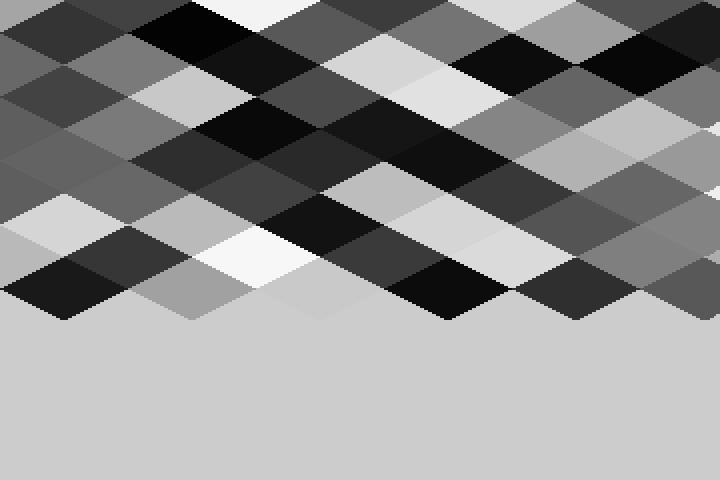
Frame 1 (no input)
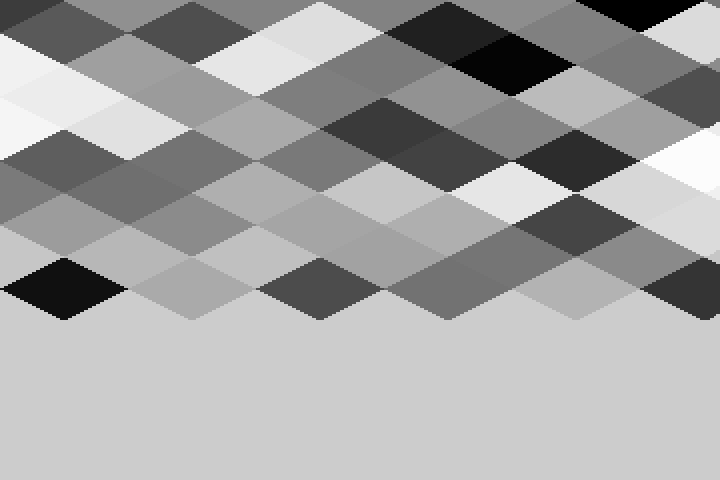
Frame 60 (the mouse pressed at the canvas centre just before this capture)
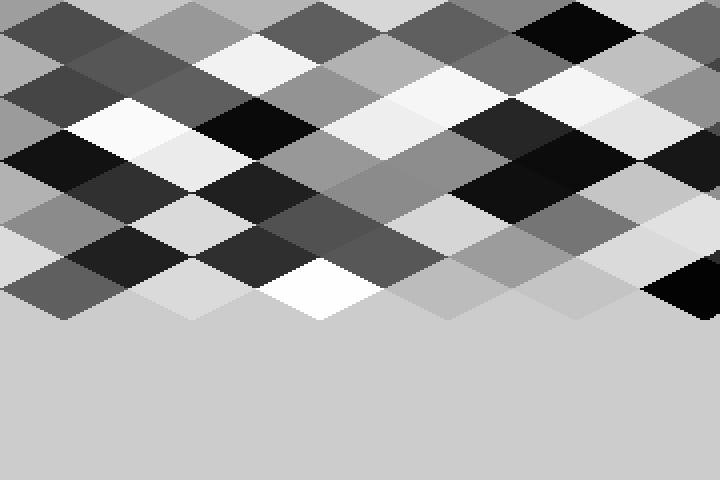
Frame 120 (the mouse held since frame 60 and released just before this capture)

The Processing sketch that drew these frames (run headless with seeded random() and noise(); from frame 60 on, the mouse is pressed at the canvas centre):

// Processing sketch: isometric
// ── isometric.pde
int pixelSize = 2;

PGraphics master;

void setup() {
  size(720, 480); 
  noSmooth();
  frameRate(5);
  master = createGraphics(width/pixelSize, height/pixelSize);
}

void draw() {
  drawMap();
  image(master, 0, 0, width, height);
}

void drawMap() {
  master.beginDraw();
  master.noSmooth();
  master.clear(); 
  int tt = 64;
  master.noStroke();
  // master.fill(240, 40);
  for (int j = 0; j < 10; j++) {
    for (int i = 0; i < 10; i++) {
      int c = (int) random(256);
      master.fill(c);
      master.noStroke();
      int x = i*tt+(j%2)*tt/2;
      int y = j*tt/4;
      tileDraw(x, y, tt);   
    }
  }
  master.endDraw();
}

void tileDraw(int x, int y, int t) {
  t/=2;
  master.beginShape();
  master.vertex(x-t, y);
  master.vertex(x, y-t/2);
  master.vertex(x+t, y);
  master.vertex(x, y+t/2);
  master.endShape(CLOSE);
}
